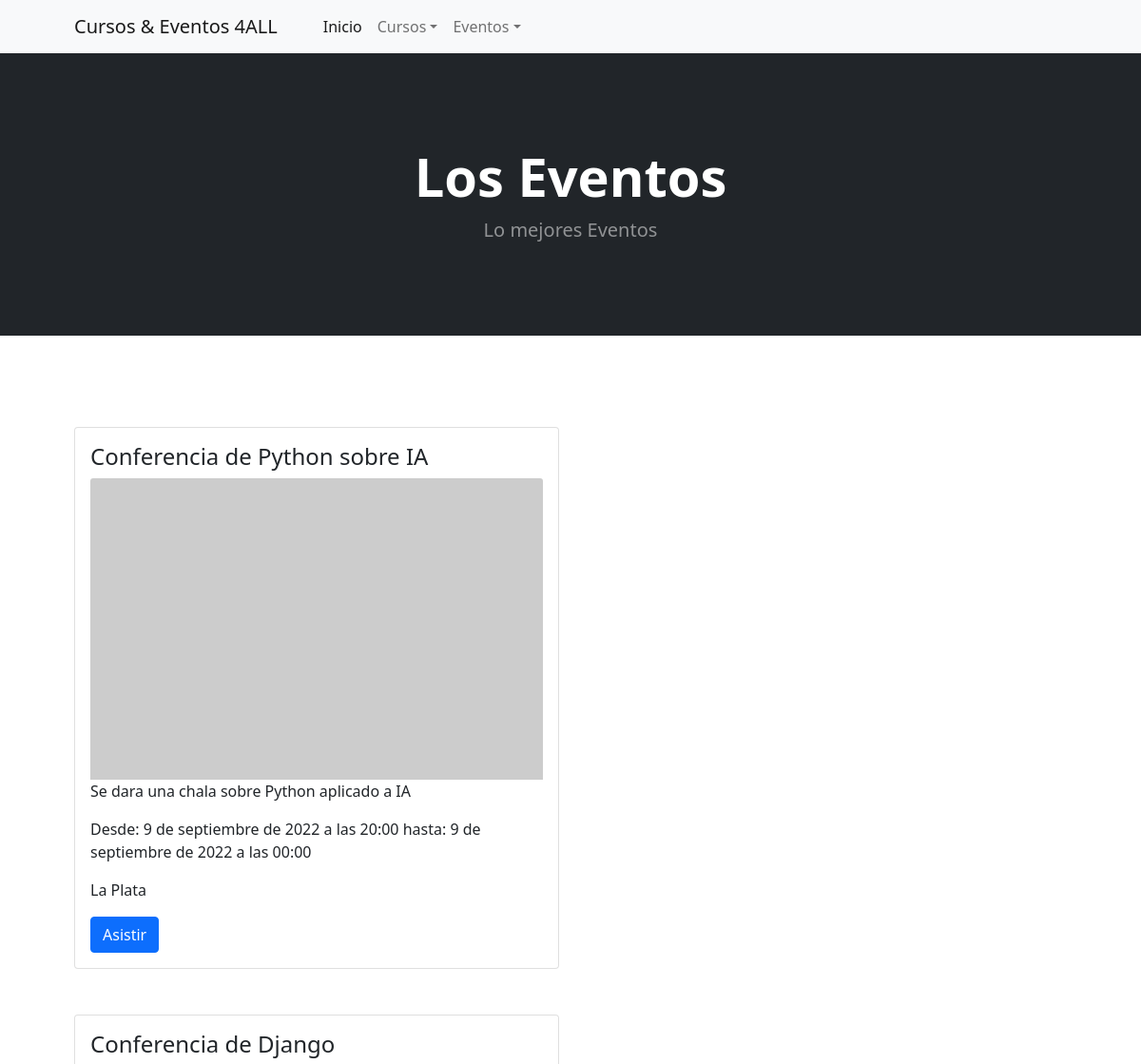
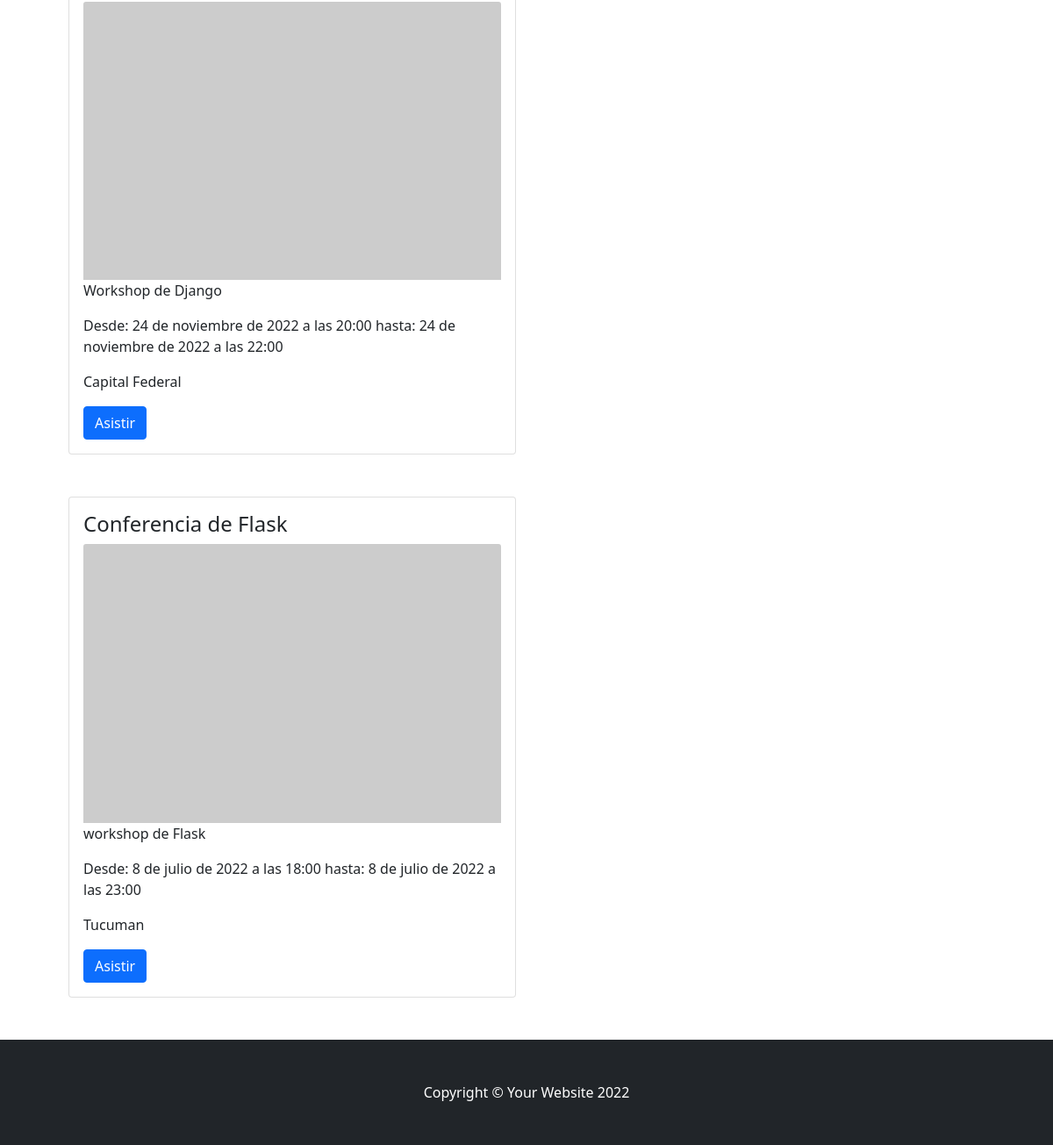
The page /eventos/ on the database its author committed (2 pictures, top to bottom).
### ProyectoCursosApp/models.py (models this page shows)
class Evento(models.Model):
    nombre_evento = models.CharField(max_length=30)
    lugar_evento = models.CharField(max_length=60)
    descripcion_evento = models.CharField(max_length=150)
    incio_evento = models.DateTimeField()
    fin_evento = models.DateTimeField()

### ProyectoCursosApp/views.py (the view)
# urls.py: path('eventos/', eventos, name="eventos"),
def eventos(request):
    eventos = Evento.objects.all()
    return render(request,"ProyectoCursosApp/eventos.html",{"eventos":eventos})

### ProyectoCursosApp/templates/ProyectoCursosApp/eventos.html (shortened to what this page needs)
{% extends 'ProyectoCursosApp/base.html'%}
{%load static%}
{% block tituloHeader %}
Los Eventos
{% endblock %}
{% block tituloEpigrafe %}
Lo mejores Eventos
{% endblock %}
{% block contenidoPagina%}
    <section class="py-5">
        {%for evento in eventos%}
            <div class="container px-4 px-lg-5 mt-5">
                <div class="row">
                    <div class="col-sm-6">
                        <div class="card">
                            <div class="card-body">
                                <h4 class="card-title">{{evento.nombre_evento}}</h4>
                                <img class="card-img-top" src="https://dummyimage.com/450x300/dee2e6/6c757d.jpg" alt="..." />
                                <p class="card-text">{{evento.descripcion_evento}}</p>
                                <p class="card-text">Desde: {{evento.incio_evento}}
                                hasta: {{evento.fin_evento}}</p>
                                <p class="card-text">{{evento.lugar_evento}}</p>
                                <a href="#" class="btn btn-primary">Asistir</a>
                            </div>
                        </div>
                    </div>
                </div>
            </div>
        {%endfor%}
    </section>
{%endblock%}

### rows shown on the page
Evento: nombre_evento "Conferencia de Python sobre IA", descripcion_evento "Se dara una chala sobre Python aplicado a IA", incio_evento "9 de septiembre de 2022 a las 20:00", fin_evento "9 de septiembre de 2022 a las 00:00", lugar_evento "La Plata"
Evento: nombre_evento "Conferencia de Django", descripcion_evento "Workshop de Django", incio_evento "24 de noviembre de 2022 a las 20:00", fin_evento "24 de noviembre de 2022 a las 22:00", lugar_evento "Capital Federal"
Evento: nombre_evento "Conferencia de Flask", descripcion_evento "workshop de Flask", incio_evento "8 de julio de 2022 a las 18:00", fin_evento "8 de julio de 2022 a las 23:00", lugar_evento "Tucuman"
